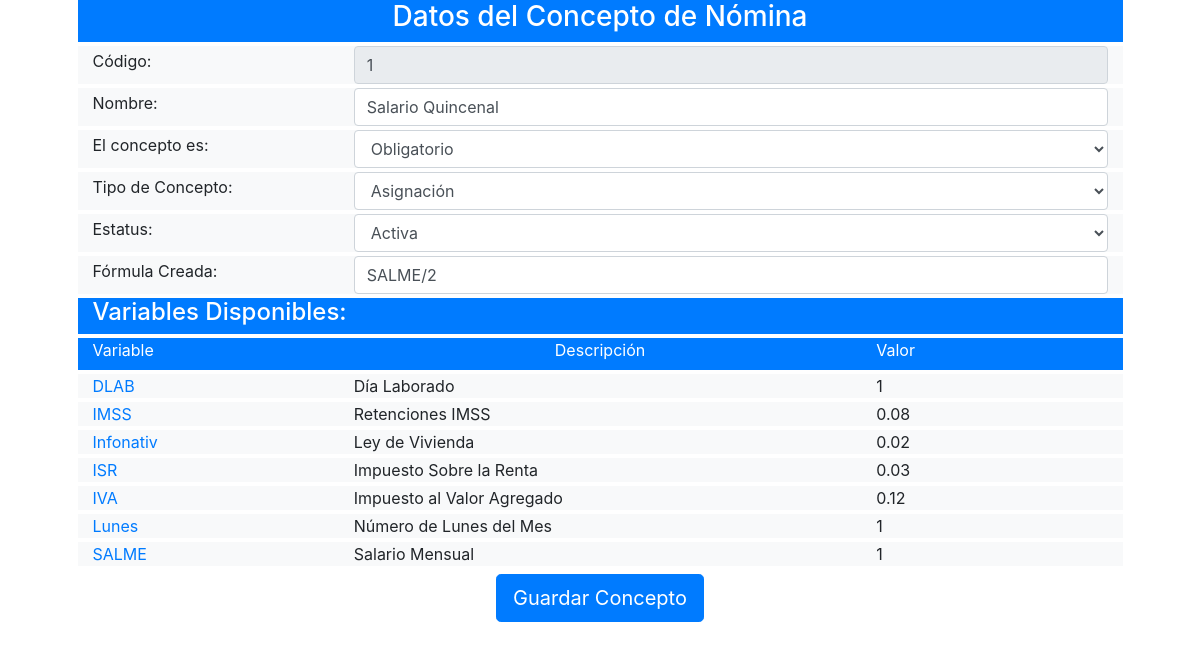
The app's page /frontend/pantalla/concepto_nomina/modificar_concepto_nomina.php with its own data.
### tables this page shows
CREATE TABLE IF NOT EXISTS `concepto_nomina` (
  `cod_con_nom` int(11) NOT NULL AUTO_INCREMENT,
  `des_con_nom` varchar(80) NOT NULL,
  `opc_con_nom` char(1) NOT NULL,
  `fky_tipo_concepto` int(11) NOT NULL,
  `for_con_nom` varchar(80) NOT NULL,
  `est_con_nom` char(1) NOT NULL,
  PRIMARY KEY (`cod_con_nom`),
  UNIQUE KEY `des_con_nom` (`des_con_nom`),
  KEY `fky_tipo_concepto` (`fky_tipo_concepto`)
);

CREATE TABLE IF NOT EXISTS `variable_nomina` (
  `cod_var_nom` int(11) NOT NULL AUTO_INCREMENT,
  `nom_var_nom` varchar(10) DEFAULT NULL,
  `des_var_nom` varchar(50) NOT NULL,
  `val_var_nom` float NOT NULL,
  `est_var_nom` char(1) DEFAULT NULL,
  PRIMARY KEY (`cod_var_nom`),
  UNIQUE KEY `nom_var_nom` (`nom_var_nom`)
);

### backend/clase/permiso.class.php (called while the page is built, shortened)
<?php
require_once("utilidad.class.php");
class permiso extends utilidad
{   public $cod_per;
	public function validar_acceso($id_opc,$fky_usuario)
	{
		$sql="select est_per
		      from  permiso
		      where
		      fky_opcion=$id_opc and
		      fky_usuario=$fky_usuario";
		      return $this->ejecutar($sql);
	}
}
?>

### backend/clase/utilidad.class.php (called while the page is built, shortened)
<?php
class utilidad
{
    private $servidor="localhost";
    private $usuario="root";
    private $clave="";
    private $base_datos="febrero";
    public  $mysqli;
   public function conectar(){
   		$this->mysqli = new mysqli($this->servidor, $this->usuario, $this->clave, $this->base_datos);
   }
	public function ejecutar($sql){
		return $this->mysqli->query($sql);
	}
	public function extraer_dato($pun_bds){
		return $pun_bds->fetch_assoc();
	}
}
?>

### backend/clase/concepto_nomina.class.php (called while the page is built, shortened)
<?php
require_once("utilidad.class.php");
class concepto_nomina extends utilidad
{
   public function filtrar($cod_con_nom,$des_con_nom,$est_con_nom,$opc_con_nom){
        $filtro1 = ($cod_con_nom!="") ? "and cod_con_nom=$cod_con_nom":"";
        $filtro2 = ($des_con_nom!="") ? "and des_con_nom like '%$des_con_nom%'":"";
        $filtro3 = ($est_con_nom!="") ? "and est_con_nom='$est_con_nom'":"";
        $filtro4 = ($opc_con_nom!="") ? "and opc_con_nom='$opc_con_nom'":"";
        $sql="select cn.*,tc.nom_tip_con
              from concepto_nomina cn, tipo_concepto tc
              where
              fky_tipo_concepto=cod_tip_con
              $filtro1 $filtro2 $filtro3 $filtro4;";
        return $this->ejecutar($sql);
   }
}
?>

### backend/clase/tipo_concepto.class.php (called while the page is built, shortened)
<?php
require_once("utilidad.class.php");
class tipo_concepto extends utilidad
{
  public $est_tip_con;
   public function listar(){
   		$sql="select * from tipo_concepto where est_tip_con='$this->est_tip_con';";
   		return $this->ejecutar($sql);
   }
}
?>

### backend/clase/variable_nomina.class.php (called while the page is built, shortened)
<?php
require_once("utilidad.class.php");
class variable_nomina extends utilidad
{
   public $est_var_nom;
   public function listar(){
   		$sql="select * from variable_nomina where est_var_nom='$this->est_var_nom' order by nom_var_nom asc;";
   		return $this->ejecutar($sql);
   }
}
?>

### frontend/pantalla/concepto_nomina/modificar_concepto_nomina.php (the view, shortened to what this page needs)
<?php
require("../../../backend/clase/concepto_nomina.class.php");
require("../../../backend/clase/tipo_concepto.class.php");
require("../../../backend/clase/permiso.class.php");
require("../../../backend/clase/variable_nomina.class.php");
$obj=new concepto_nomina;
$objTipoConcepto=new tipo_concepto;
$objPermiso=new permiso;
$objVariable=new variable_nomina;
$permiso=$objPermiso->validar_acceso($opcion=1,$fky_usuario=1,$token=md5("12345"));
$acceso=$objPermiso->extraer_dato($permiso);
if($acceso["est_per"]=="A")
{
$resultado=$obj->filtrar($obj->cod_con_nom,$nom_con_nom="",$est_con_nom="",$opc_con_nom="");
$concepto_nomina=$obj->extraer_dato($resultado);
?>
<!DOCTYPE html>
<html lang="en">
<head>
	<link rel="stylesheet" href="../../bootstrap-4.0/css/bootstrap.min.css">
</head>
<body>
<form action="../../../backend/controlador/concepto_nomina.php" method="POST">
<div class="container">
	<div class="row justify-content-center">
	<div class="col-11  ">
	 <div class="row bg-primary text-white">
	 	 <div class="col-12 text-center">
	  	<h3>Datos del Concepto de Nómina</h3>
	 	 </div>
	  </div>
	<div class="row mt-1 bg-light">
  		<div class="col-md-3 col-12 align-self-center">
		     <label for="">Código:</label>
		</div>
		<div class="col-md-9 col-12">
		    <input type="text" name="cod_con_nom" id="cod_con_nom" required="required"
		           value="<?php echo $concepto_nomina['cod_con_nom']?>" readonly class="form-control">
		</div>
    </div>
  <div class="row mt-1 bg-light">
		<div class="col-md-3 col-12 align-self-center">
		     <label for="">Nombre:</label>
		</div>
		<div class="col-md-9 col-12">
		    <input type="text" name="des_con_nom" id="des_con_nom" required="required" maxlength="80" class="form-control" placeholder="Nombre del Concepto de Nómina" pattern="[a-zA-Z0-9 ]+" title="Solo valores Alfa-Númericos" required
		           value="<?php echo $concepto_nomina['des_con_nom']?>" >
		</div>
	  </div>
	  <div class="row mt-1 bg-light">
	     <div class="col-md-3 col-12 align-self-center text-left">
		     <label for="">El concepto es:</label>
		</div>
	    <div class="col-md-9 col-12">
		<select name="opc_con_nom" id="opc_con_nom" class="form-control" required="">
			<option value="O" <?php echo $selected=($concepto_nomina["opc_con_nom"]=="O")?"selected":""; ?> >Obligatorio</option>
		</select>
		</div>
	   </div>
	  <div class="row mt-1 bg-light">
		<div class="col-md-3 col-12 align-self-center text-left">
		     <label for="">Tipo de Concepto:</label>
		</div>
		<div class="col-md-9 col-12">
		    <select name="fky_tipo_concepto" id="fky_tipo_concepto" class="form-control" required="">
		    <?php
		    $objTipoConcepto->asignar_valor("est_tip_con","A");
		    $pun_tip_con=$objTipoConcepto->listar();
		    while(($tipo_concepto=$objTipoConcepto->extraer_dato($pun_tip_con))>0)
		    {
		    	$selected=($tipo_concepto["cod_tip_con"]==$concepto_nomina["fky_tipo_concepto"])?"selected":"";
		    	echo "<option value='$tipo_concepto[cod_tip_con]' $selected>$tipo_concepto[nom_tip_con]</option>";
		    }
		    ?>
		    </select>
		</div>
	  </div>
	  <div class="row mt-1 bg-light">
	     <div class="col-md-3 col-12 align-self-center text-left">
		     <label for="">Estatus:</label>
		</div>
	    <div class="col-md-9 col-12">
		<select name="est_con_nom" id="est_con_nom" class="form-control" required="">
			<option value="A"  <?php echo $selected=($concepto_nomina["est_con_nom"]=="A")?"selected":""; ?>>Activa</option>
		</select>
		</div>
	   </div>
	  <div class="row mt-1 bg-light">
	     <div class="col-md-3 col-12 align-self-center text-left">
		     <label for="">Fórmula Creada:</label>
		</div>
		    <div class="col-md-9 col-12" ml="0" mr="0">
	        	 <input type="text" class="form-control" name="for_con_nom" id="for_con_nom"
	        	 value="<?php echo $concepto_nomina['for_con_nom']?>">
			</div>
	   </div>
	 	 <div class="row mt-1 bg-primary text-white text-center">
			<div class="col-md-12 col-12 align-self-center text-left">
			     <h4>Variables Disponibles:</h4>
			</div>
		</div>
	 	 <div class="row mt-1 bg-primary text-white text-center">
			<div class="col-md-3 col-12 align-self-center text-left">
		     	<label for="">Variable</label>
			</div>
			<div class="col-md-6 col-12 align-self-center text-center">
		     	<label for="">Descripción</label>
			</div>
			<div class="col-md-3 col-12 align-self-center text-left">
		     	<label for="">Valor</label>
			</div>
		</div>
		<?php
		$objVariable->asignar_valor("est_var_nom","A");
		$pun_var1=$objVariable->listar();
		while(($variable=$objVariable->extraer_dato($pun_var1))>0)
		{
			echo "<div class='row mt-1 bg-light'>
			<div class='col-md-3 col-12 align-self-center text-left'>
		        <a href='javascript:agregar_formula($variable[cod_var_nom],\"".$variable['nom_var_nom']."\")'>$variable[nom_var_nom]</a>
			</div>
			<div class='col-md-6 col-12 align-self-center text-left'>
		     	$variable[des_var_nom]
			</div>
			<div class='col-md-3 col-12 align-self-center text-left'>
		     	$variable[val_var_nom]
			</div>
			</div>";
		}
	    ?>
	  </div>
	   <div class="row mt-2">
	  	 <div class="col-12  text-center">
		     <input type="submit" class="btn btn-primary btn-lg" value="Guardar Concepto">
		</div>
	   </div>
    </div>
  </div>
</form>
</body>
</html>
<?php
}else{
	$obj->mensaje("danger","No tienes permiso de accesar a esta p&aacute;gina");
}
?>

### records on screen
concepto_nomina: cod_con_nom "1", des_con_nom "Salario Quincenal", for_con_nom "SALME/2"
variable_nomina: nom_var_nom "DLAB", des_var_nom "Día Laborado", val_var_nom "1"
variable_nomina: nom_var_nom "IMSS", des_var_nom "Retenciones IMSS", val_var_nom "0.08"
variable_nomina: nom_var_nom "Infonativ", des_var_nom "Ley de Vivienda", val_var_nom "0.02"
variable_nomina: nom_var_nom "ISR", des_var_nom "Impuesto Sobre la Renta", val_var_nom "0.03"
variable_nomina: nom_var_nom "IVA", des_var_nom "Impuesto al Valor Agregado", val_var_nom "0.12"
variable_nomina: nom_var_nom "Lunes", des_var_nom "Número de Lunes del Mes", val_var_nom "1"
variable_nomina: nom_var_nom "SALME", des_var_nom "Salario Mensual", val_var_nom "1"

### other values on screen
form field fky_tipo_concepto "Asignación"
